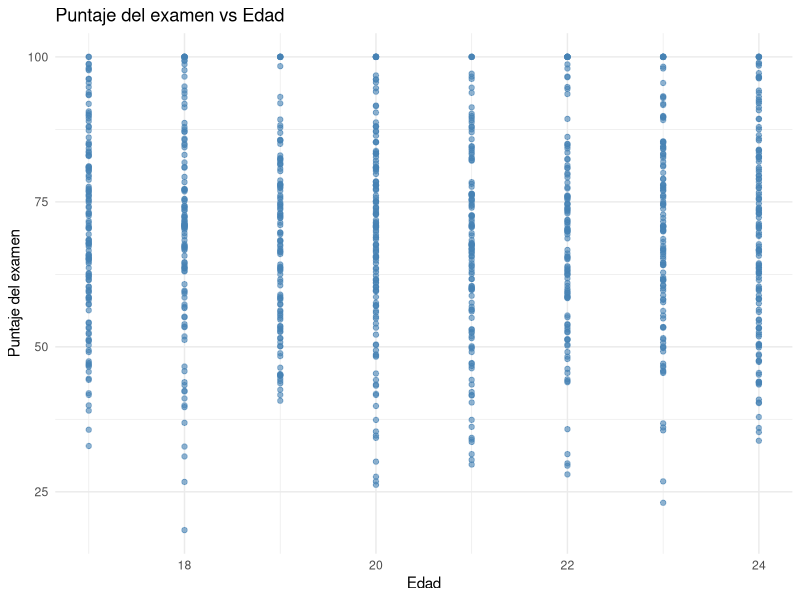
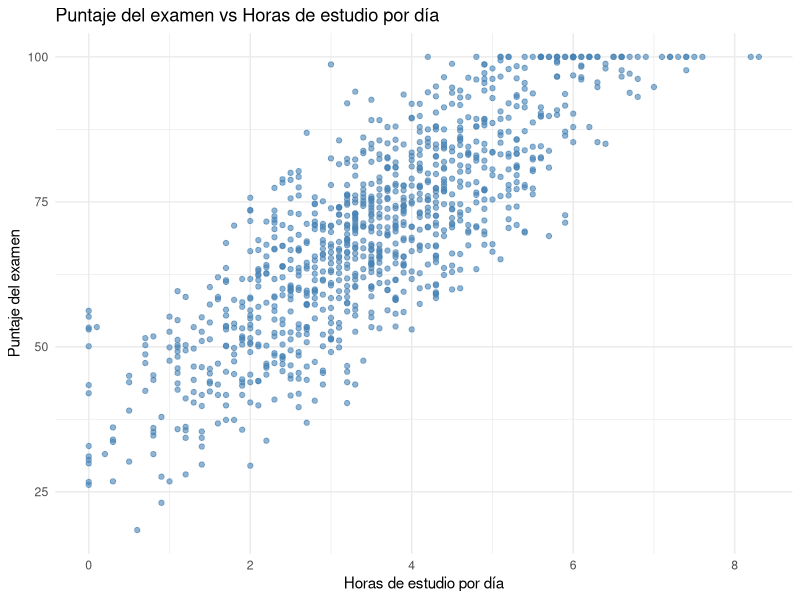
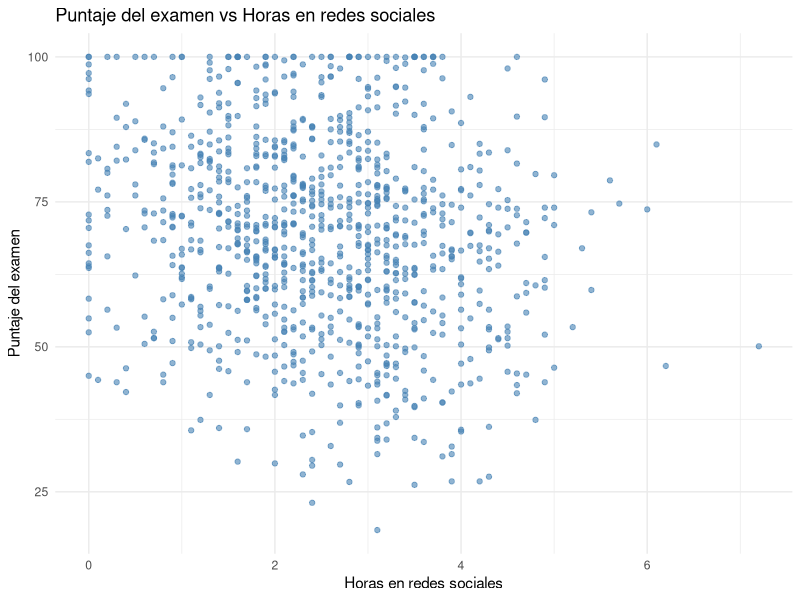
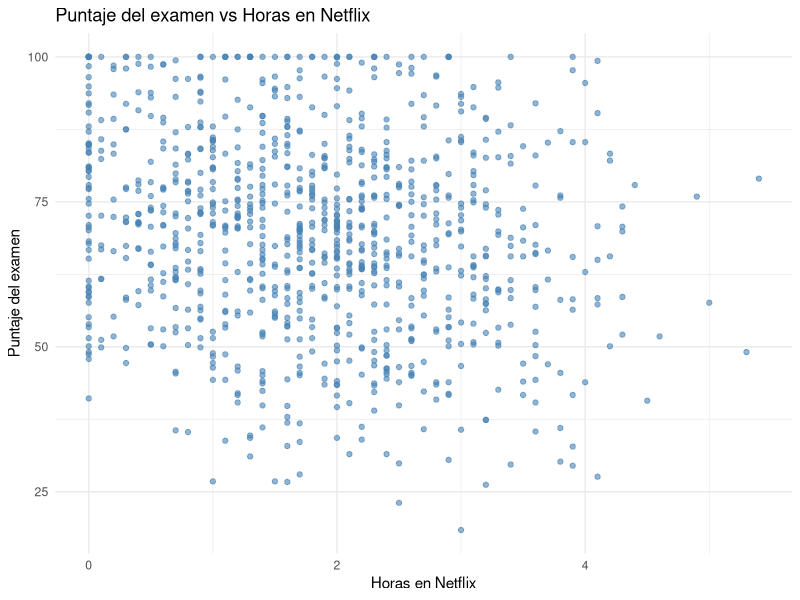
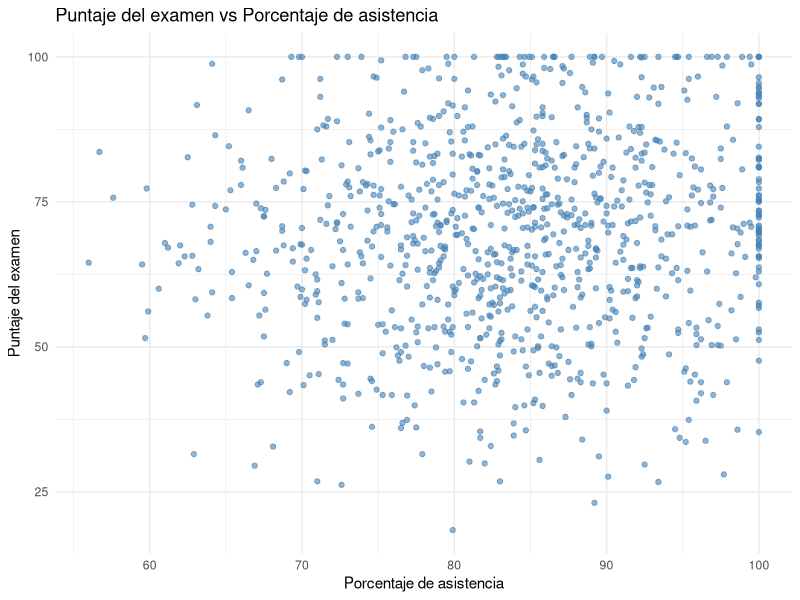
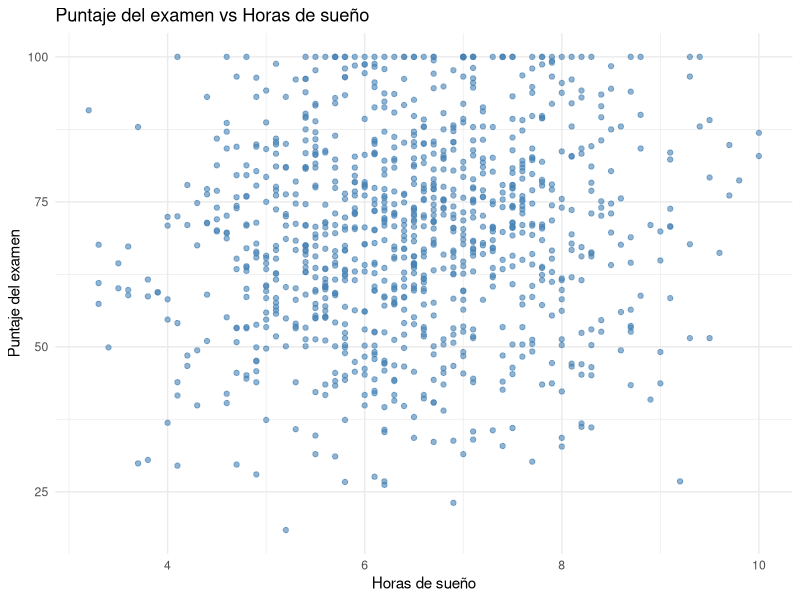
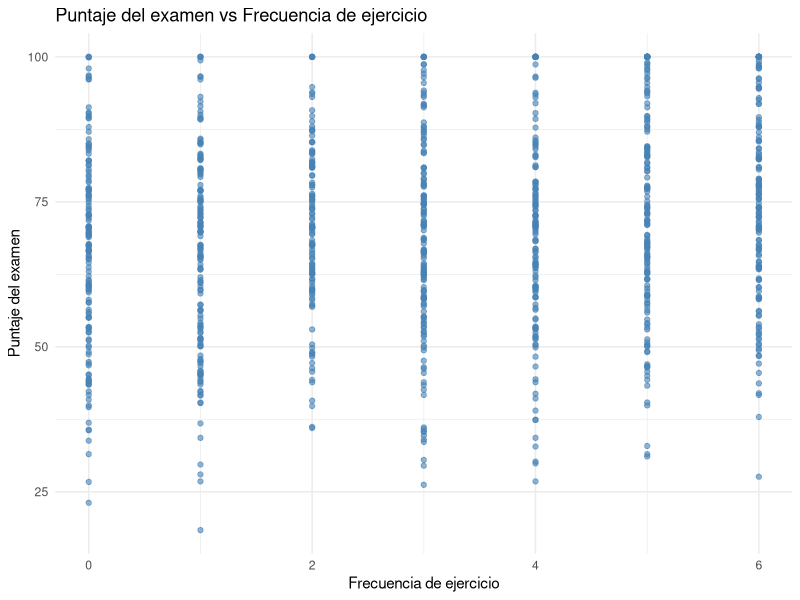
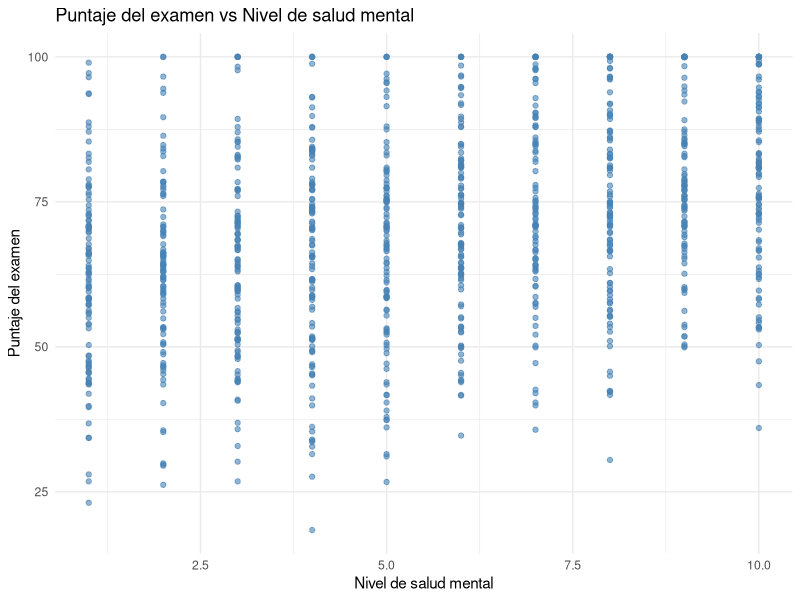

Write the R code that produced these figures, in order.
# Cargar paquetes
library(readxl)
library(ggplot2)
library(corrplot)

# Leer los datos
df <- read_excel("data/student_habits_performance.xlsx")

# Convertir a factor las variables categóricas

df$gender <- factor(df$gender)
df$part_time_job <- factor(df$part_time_job)
df$diet_quality <- factor(df$diet_quality)
df$parental_education_level <- factor(df$parental_education_level)
df$internet_quality <- factor(df$internet_quality)
df$extracurricular_participation <- factor(df$extracurricular_participation)

# Estructura del conjunto de datos
str(df)

# Resumen estadistico
summary(df)

# Cantidad de nulos por variable
colSums(is.na(df))

# Vector con las variables numéricas explicativas
num_vars <- c("age", "study_hours_per_day", "social_media_hours", "netflix_hours",
              "attendance_percentage", "sleep_hours", "exercise_frequency",
              "mental_health_rating")

# Diccionario de etiquetas en español
etiquetas <- list(
  age = "Edad",
  study_hours_per_day = "Horas de estudio por día",
  social_media_hours = "Horas en redes sociales",
  netflix_hours = "Horas en Netflix",
  attendance_percentage = "Porcentaje de asistencia",
  sleep_hours = "Horas de sueño",
  exercise_frequency = "Frecuencia de ejercicio",
  mental_health_rating = "Nivel de salud mental",
  exam_score = "Puntaje del examen"
)

# Iterar sobre cada variable y graficar dispersión
for (var in num_vars) {
  p <- ggplot(df, aes_string(x = var, y = "exam_score")) +
    geom_point(alpha = 0.6, color = "steelblue") +
    labs(
      title = paste("Puntaje del examen vs", etiquetas[[var]]),
      x = etiquetas[[var]],
      y = etiquetas[["exam_score"]]
    ) +
    theme_minimal()
  
  print(p)
}


# 1) Selección de variables numéricas
num_df <- df[, c("age", "study_hours_per_day", "social_media_hours", 
                 "netflix_hours", "attendance_percentage", 
                 "sleep_hours", "exercise_frequency",
                 "mental_health_rating", "exam_score")]

# 2) Matriz de correlación
cor_matrix <- cor(num_df, use = "complete.obs")

# 3) Gráfico de correlación
corrplot(cor_matrix, method = "color", type = "upper", 
         addCoef.col = "black", tl.cex = 0.8,
         title = "Matriz de correlación (variables numéricas)",
         mar = c(0,0,2,0))



# ================================
# 2) Correlación con categóricas
# ================================
# Crear dummies
df_dummies <- model.matrix(~ gender + part_time_job + diet_quality +
                             parental_education_level + internet_quality +
                             extracurricular_participation - 1, data = df)
df_dummies <- as.data.frame(df_dummies)

# Correlación de cada dummy con exam_score
cor_with_score <- cor(df_dummies, df$exam_score)
print(round(cor_with_score, 3))

# ================================
# 3) ANOVA para categóricas
# ================================
cat_vars <- c("gender", "part_time_job", "diet_quality",
              "parental_education_level", "internet_quality",
              "extracurricular_participation")

anova_results <- lapply(cat_vars, function(var) {
  mod <- aov(as.formula(paste("exam_score ~", var)), data = df)
  summary(mod)
})
names(anova_results) <- cat_vars
anova_results


# Cargar librería para mostrar como tabla bonita (opcional)
# install.packages("knitr") # Solo si no está instalada
library(knitr)

cat_vars <- c("gender", "part_time_job", "diet_quality",
              "parental_education_level", "internet_quality",
              "extracurricular_participation")

# Crear un resumen de ANOVA para cada variable categórica
anova_summary_df <- do.call(rbind, lapply(cat_vars, function(var) {
  mod <- aov(as.formula(paste("exam_score ~", var)), data = df)
  mod_summary <- summary(mod)[[1]]
  p_value <- mod_summary["Pr(>F)"][1]
  significance <- ifelse(p_value < 0.05, "Significativo", "No significativo")
  
  data.frame(
    Variable = var,
    `Valor p` = round(p_value, 4),
    Resultado = significance,
    check.names = FALSE
  )
}))

# Mostrar tabla en formato bonito
kable(anova_summary_df, caption = "Resultados ANOVA para variables categóricas")